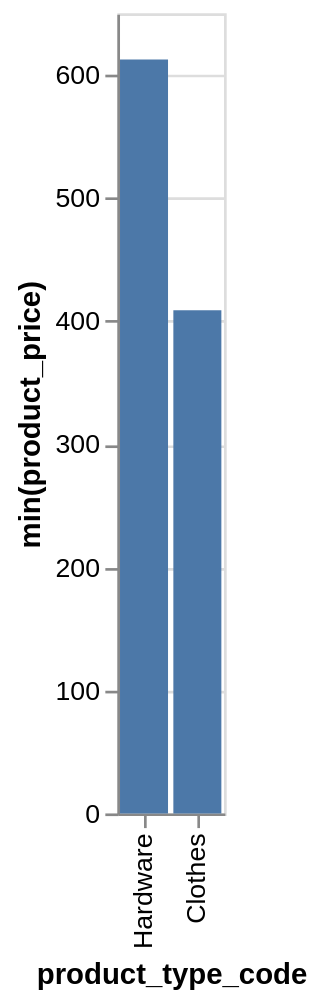

Write the Vega-Lite specification saved for this chart.
### Vega-Lite specification from a JSON file in a GitHub repository (floating-point values rounded to 4 significant figures)
{"data": {"values": [{"x_data": "Clothes", "y_data": 408.8}, {"x_data": "Hardware", "y_data": 612.5}]}, "mark": "bar", "encoding": {"x": {"field": "x_data", "type": "nominal", "title": "product_type_code", "sort": {"op": "sum", "field": "y_data", "order": "descending"}}, "y": {"field": "y_data", "type": "quantitative", "title": "min(product_price)"}}}
